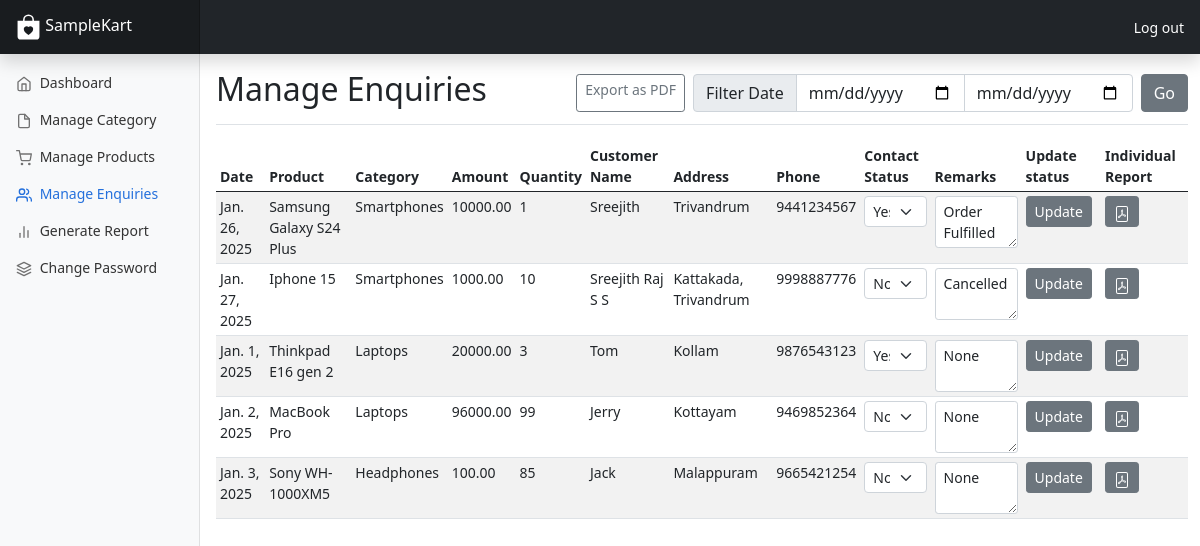
Before: /manage_enquiy/ with the older database file.
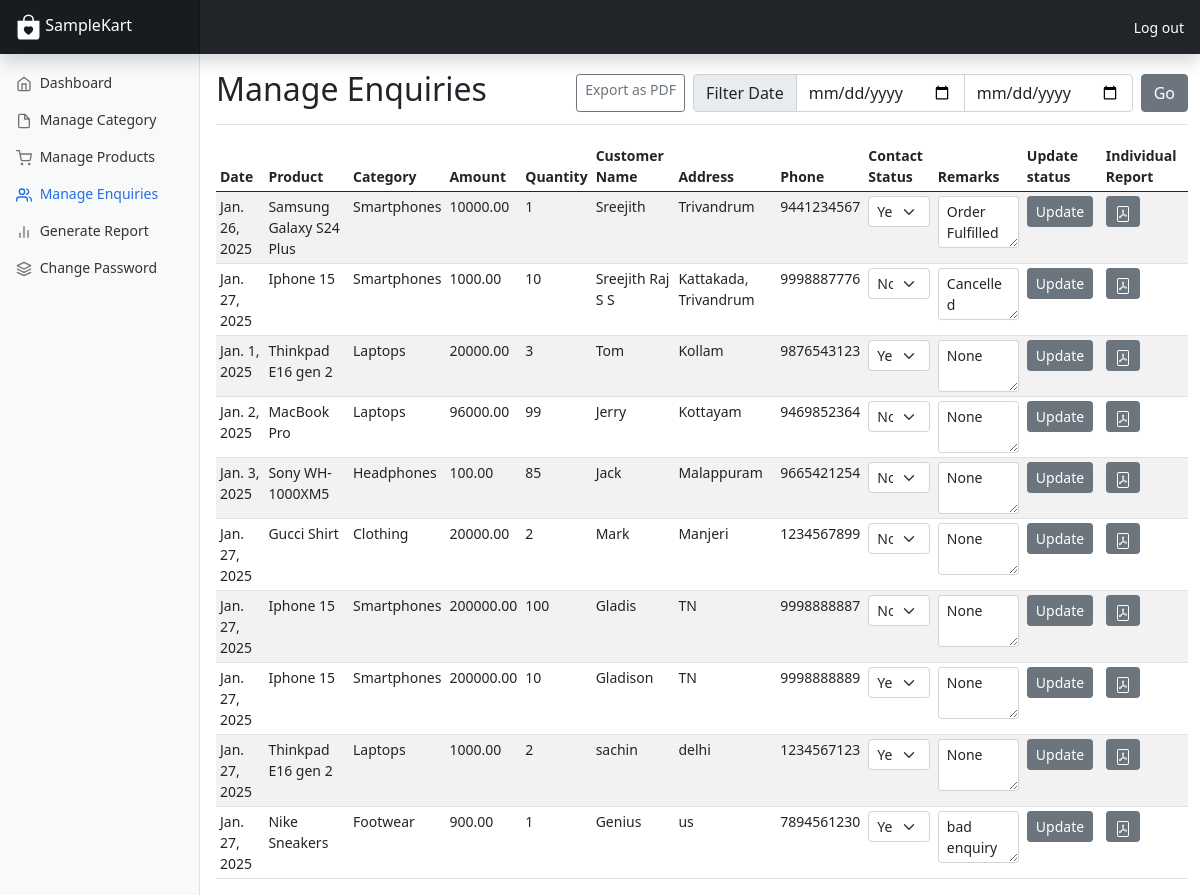
After: the same page with the newer database file.
### myapp/models.py (models this page shows, shortened)
class Enquiry(models.Model):
    enquiry_date=models.DateField(default=now)
    product=models.ForeignKey(Product,on_delete=models.CASCADE,related_name="enquiries")
    product_category=models.ForeignKey(Category,on_delete=models.CASCADE,related_name="enquiries")
    amount=models.DecimalField(max_digits=10,decimal_places=2)
    contact_person_name=models.CharField(max_length=100,null=False,blank=False)
    address=models.TextField(null=True,blank=True)
    quantity=models.PositiveIntegerField(default=1)
    mobile_number=models.CharField(max_length=15,null=False,blank=False)
    status=models.BooleanField(default=False)
    remark=models.TextField(null=True,blank=True)
    class Meta:
        verbose_name_plural="Enquiries"

class Product(models.Model):
    name=models.CharField(max_length=100,blank=False,null=False)
    price=models.DecimalField(max_digits=10,decimal_places=2,null=False,blank=False)
    image=models.ImageField(upload_to="product_images/",null=True,blank=True)
    category=models.ForeignKey(Category,on_delete=models.CASCADE,related_name="products")
    def __str__(self):
        return self.name
    class Meta:
        verbose_name_plural="Products"

class Category(models.Model):
    category_name=models.CharField(max_length=100,blank=False,null=False)
    def __str__(self):
        return self.category_name
    class Meta:
        verbose_name_plural="Categories"

### myapp/views.py (the view)
# urls.py: path('manage_enquiy/',views.manage_enquiry,name='manage_enquiry'),
def manage_enquiry(request):
    from_date=request.GET.get('from_date')
    to_date=request.GET.get('to_date')
    enquiry=Enquiry.objects.all()
    if from_date and to_date:
        enquiry=enquiry.filter(enquiry_date__range=[from_date,to_date])
    elif from_date:
        enquiry=enquiry.filter(enquiry_date__gte=from_date)
    elif to_date:
        enquiry=enquiry.filter(enquiry_date__lte=to_date)
    return render(request,'manage_enquiry.html',{
        'enquiry':enquiry,
        'from_date':from_date,
        'to_date':to_date
    })

### myapp/templates/manage_enquiry.html (shortened to what the changed rows need)
<!doctype html>
{% load static %}
<html lang="en">
    <head>
        <link href="{% static 'assets\dist\css\bootstrap.min.css' %}" rel="stylesheet">
        <link rel="stylesheet" href="{% static "css\index.css" %}">
        <link href="{% static "css\dashboard.css" %}" rel="stylesheet">
    </head>
<body>
<div class="container-fluid">
    <div class="row">
        <main class="col-md-9 ms-sm-auto col-lg-10 px-md-4">
            <div class="d-flex justify-content-between flex-wrap flex-md-nowrap align-items-center pt-3 pb-2 mb-3 border-bottom">
                <h1 class="h2">Manage Enquiries</h1>
            </div>
            <div class="table-responsive">
                <table class="table table-striped table-sm">
                    <thead>
                        <tr>
                            <th scope="col">Date</th>
                            <th scope="col">Product</th>
                            <th scope="col">Category</th>
                            <th scope="col">Amount</th>
                            <th scope="col">Quantity</th>
                            <th scope="col">Customer Name</th>
                            <th scope="col">Address</th>
                            <th scope="col">Phone</th>
                            <th scope="col">Contact Status</th>
                            <th scope="col">Remarks</th>
                            <th scope="col">Update status</th>
                            <th scope='col'>Individual Report</th>
                        </tr>
                    </thead>
                    <tbody>
                    {% for item in enquiry %}
                        <tr>
                            <td>{{ item.enquiry_date }}</td>
                            <td>{{ item.product }}</td>
                            <td>{{ item.product_category }}</td>
                            <td>{{ item.amount }}</td>
                            <td>{{ item.quantity }}</td>
                            <td>{{ item.contact_person_name }}</td>
                            <td>{{ item.address }}</td>
                            <td>{{ item.mobile_number }}</td>
                            <td>
                                <form method="post" action="{% url 'update_enquiry' item.id %}">
                                    <select name="status" class="form-select form-select-sm">
                                        <option value="False" {% if not item.status %}selected{% endif %}>No</option>
                                        <option value="True" {% if item.status %}selected{% endif %}>Yes</option>
                                    </select>
                            </td>
                            <td>
                                <textarea name="remark" class="form-control form-control-sm">{{ item.remark }}</textarea>
                            </td>
                            <td>
                                    <button type="submit" class="btn btn-sm btn-secondary">Update</button>
                            </td>
                            <td>
                                <a href="{% url 'generate_individual_report' item.id %}" class="btn btn-sm btn-secondary">
                                </a>
                            </td>
                        </tr>
                    {% endfor %}
                    </tbody>
                </table>
            </div>
        </main>
    </div>
</div>
</body>
</html>

Changed rows visible on the page:
added Enquiry: enquiry_date "Jan. 27, 2025", product "Gucci Shirt", product_category "Clothing", amount "20000.00", quantity "2", contact_person_name "Mark", address "Manjeri", mobile_number "1234567899", status "No", remark "None"
added Enquiry: enquiry_date "Jan. 27, 2025", product "Iphone 15", product_category "Smartphones", amount "200000.00", quantity "100", contact_person_name "Gladis", address "TN", mobile_number "9998888887", status "No", remark "None"
added Enquiry: enquiry_date "Jan. 27, 2025", product "Iphone 15", product_category "Smartphones", amount "200000.00", quantity "10", contact_person_name "Gladison", address "TN", mobile_number "9998888889", status "Yes", remark "None"
added Enquiry: enquiry_date "Jan. 27, 2025", product "Thinkpad E16 gen 2", product_category "Laptops", amount "1000.00", quantity "2", contact_person_name "sachin", address "delhi", mobile_number "1234567123", status "Yes", remark "None"
added Enquiry: enquiry_date "Jan. 27, 2025", product "Nike Sneakers", product_category "Footwear", amount "900.00", quantity "1", contact_person_name "Genius", address "us", mobile_number "7894561230", status "Yes", remark "bad enquiry"
